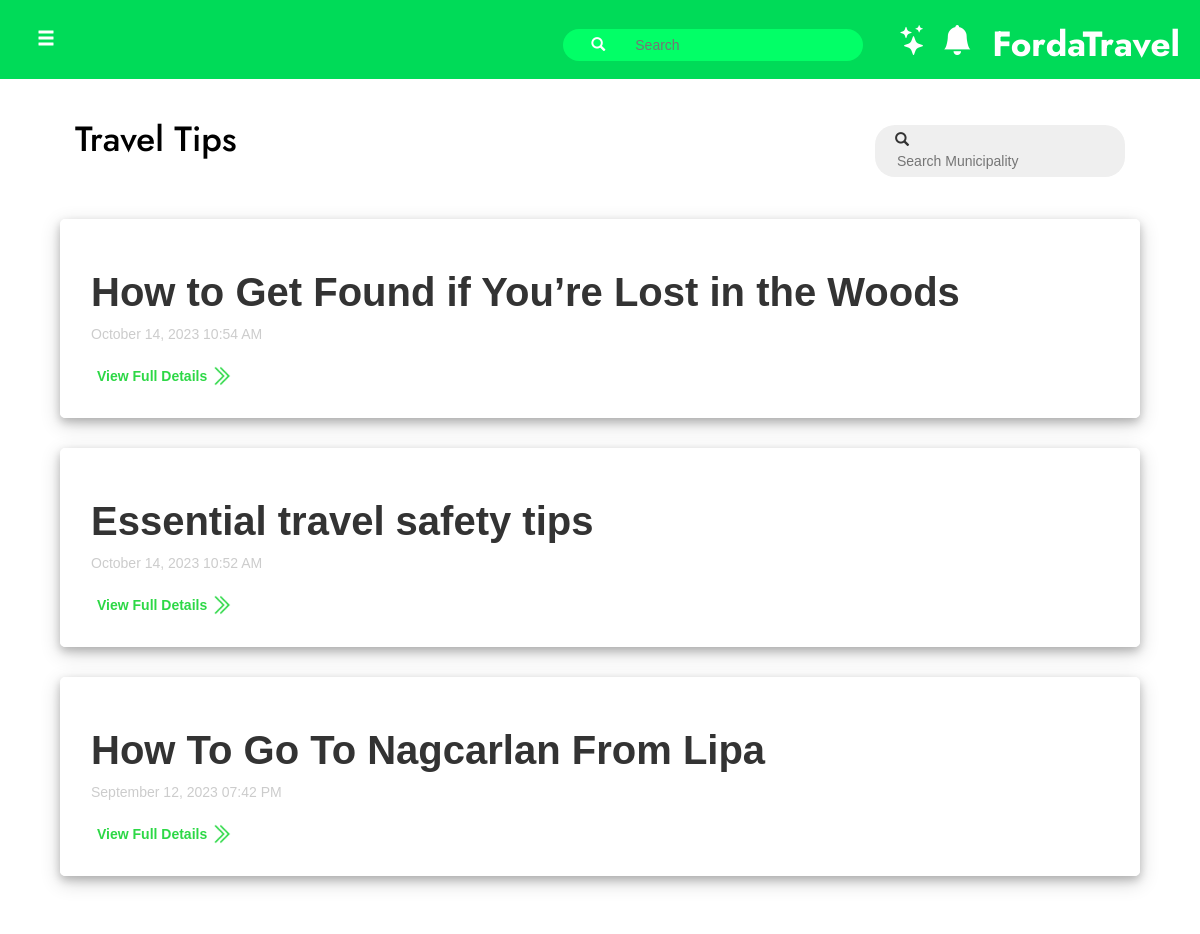
/userside/user_tips/u_tips.php, run on an earlier commit of the app's database.
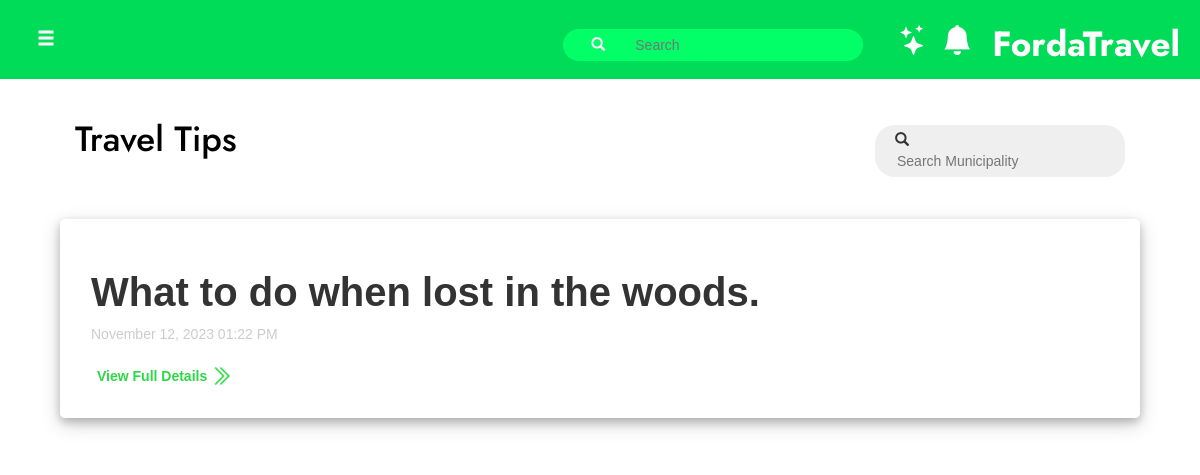
And on a later commit of the database.
### tables this page shows
CREATE TABLE `tbl_tips` (
  `id` int(11) NOT NULL,
  `admin_id` int(11) NOT NULL,
  `fld_title` varchar(255) DEFAULT NULL,
  `fld_content` mediumtext DEFAULT NULL,
  `fld_mainimage` varchar(500) DEFAULT NULL,
  `fld_images` mediumtext DEFAULT NULL,
  `fld_datetime` datetime DEFAULT NULL
);

### userside/user_tips/u_tips.php (the view, shortened to what this page needs)
<?php
    include("../../navbar.php");
    $municipal_name = "";
?>
<!DOCTYPE html>
<html lang="en">
<head>
    <link rel="stylesheet" href="https://cdn.jsdelivr.net/npm/bootstrap-icons@1.11.1/font/bootstrap-icons.css">
    <link rel="stylesheet" href="u_tipstyle.css">
</head>
<body>
    <?php include_once("../../header.php"); ?>
    <div class="container fluid">
        <div class="contentdiv">
        <br>
            <div class="row" id="title_div">
                <div class="col-sm-6">
                    <h1 id="page-title"><a href="/tourism_information_system/userside/user_tips/u_tips.php">Travel Tips</a></h1>
                </div>
                <div class="col-sm-6">
                    <div class="searchdiv_m">
                            <div id="search_m">
                                <span class="glyphicon glyphicon-search">&nbsp;&nbsp;</span><input type="text" name="txt_search_m" id="txt_search_m" autocomplete="off" placeholder="Search Municipality " value ='<?php echo $municipal_name;?>'>
                            </div>
                        </div>
                    </div>
                </div>
            </div>
            <div class="result_tipsdiv" style='<?php
                if(isset($_GET["tips_id"])){
                    echo "display: none";
                }else{
                    echo "display: block";
                }
            ?>'>
                    <?php
                        if(isset($_GET["municipality"])){
                            $result = $conn->query("select * from tbl_tips where admin_id = '$_GET[municipality]' order by fld_datetime DESC");
                        }else{
                            $result = $conn->query("select * from tbl_tips order by fld_datetime DESC");
                        }
                        while ($row = $result->fetch_assoc()) {
                            echo "<div class='row'>
                                    <div class='tips_container'>
                                        <div class='shortcutsdiv' >";
                                        echo "<div class='centeredtxt'>
                                                <h4 class='tips_title'>{$row['fld_title']}</h4>";
                                                $date = date_create("{$row["fld_datetime"]}");
                                                $date_time = date_format($date,"F j, Y h:i A");
                                        echo "<span class='tips_date'>$date_time</span>
                                                </div>
                                        </div><br>
                                        <button type='button' class='btn_more' tips_id='$row[id]'><span id='txt_more'>View Full Details</span><img id='more_icon' src='/tourism_information_system/btn_icons/more_icon.png'/></button>
                                    </div>
                                </div>";
                        }
                    ?>
            </div>
        </div>
        <br><br>
    <br><br>
</body>
</html>

What changed in the data, as far as the page shows it:
removed tbl_tips: fld_title "How to Get Found if You’re Lost in the Woods", fld_datetime "October 14, 2023 10:54 AM"
removed tbl_tips: fld_title "Essential travel safety tips", fld_datetime "October 14, 2023 10:52 AM"
removed tbl_tips: fld_title "How To Go To Nagcarlan From Lipa", fld_datetime "September 12, 2023 07:42 PM"
added tbl_tips: fld_title "What to do when lost in the woods.", fld_datetime "November 12, 2023 01:22 PM"
